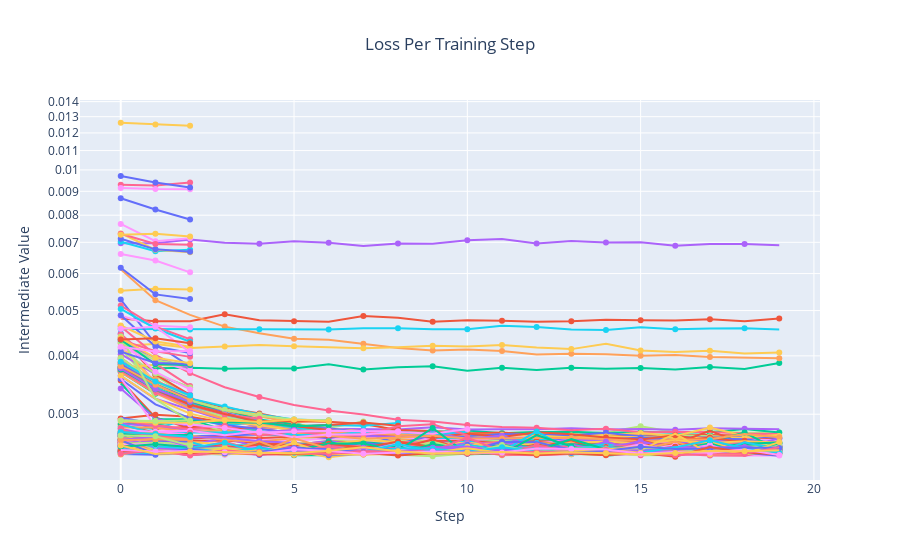

The cell this chart's notebook holds for it:
### Code cell
scope = PlotlyScope()

fig=optuna.visualization.plot_intermediate_values(study)
fig.update_layout(title_text='Loss Per Training Step', title_x=0.5,yaxis_type="log")
with open("loss_per_training.svg", "wb") as f:
    f.write(scope.transform(fig, format="svg"))
fig
